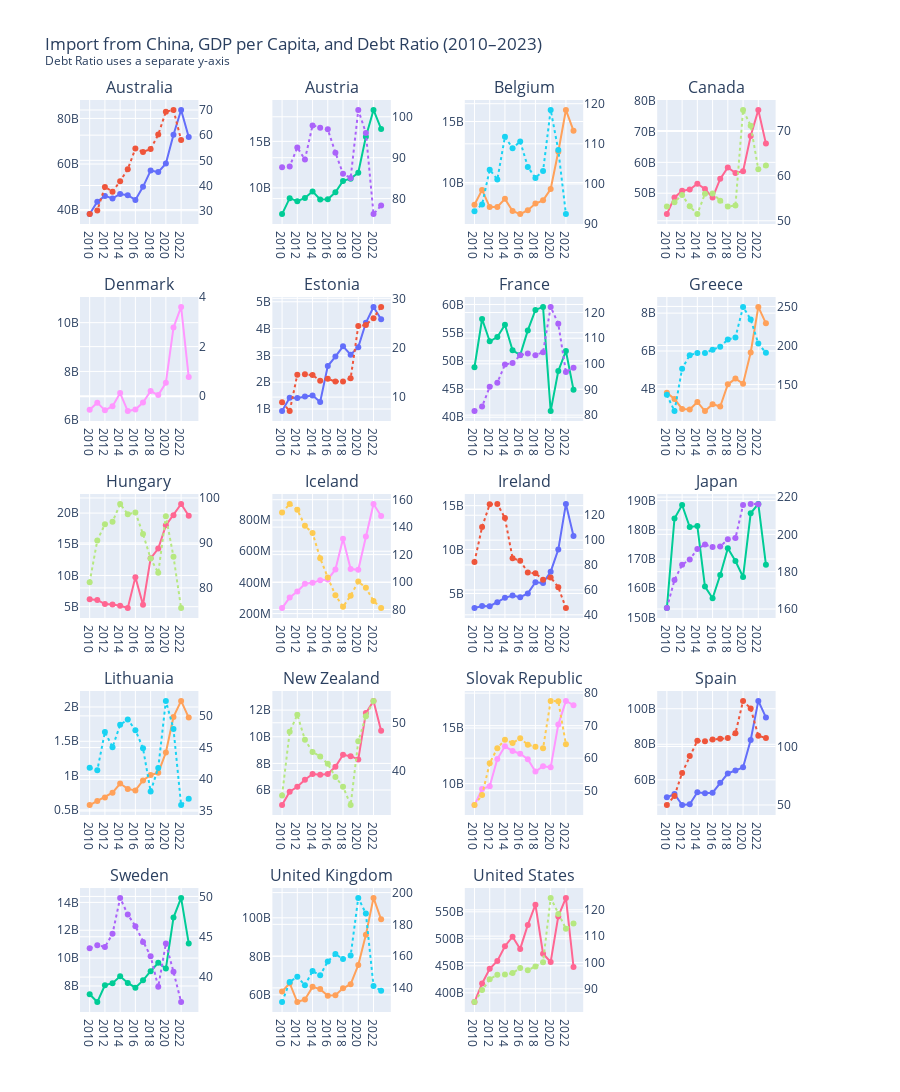

Here is the notebook cell this chart was saved with:
### Markdown cell above
# 2 Plot

### Code cell
# Load from CSV or download fresh data
analyzer = TradeDebtAnalyzer(csv_path='df_final.csv')

# Plot all country-level time series
analyzer.plot()

### Figure 1 — Plotly figure (JSON) as saved in the notebook; plotly's stock layout.template omitted (floating-point values rounded to 4 significant figures)
{"data": [{"hovertemplate": "Australia<br>%{x}<br>Import from China: %{y:,.2f}<extra></extra>", "line": {"dash": "solid"}, "mode": "lines+markers", "name": "Import from China", "type": "scatter", "x": ["2010", "2011", "2012", "2013", "2014", "2015", "2016", "2017", "2018", "2019", "2020", "2021", "2022", "2023"], "xaxis": "x", "y": [38004358372, 43447909794, 45996260698, 44861052377, 46854594144, 46292722371, 44241021648, 49970000000.0, 57100000000.0, 56450000000.0, 60210000000.0, 72860000000.0, 83730000000.0, 71820000000.0], "yaxis": "y"}, {"hovertemplate": "Australia<br>%{x}<br>Debt Ratio (% of GDP): %{y:,.2f}<extra></extra>", "line": {"dash": "dot"}, "mode": "lines+markers", "name": "Debt Ratio (% of GDP)", "type": "scatter", "x": ["2010", "2011", "2012", "2013", "2014", "2015", "2016", "2017", "2018", "2019", "2020", "2021", "2022", "2023"], "xaxis": "x", "y": [28.66, 30.1, 39.44, 37.56, 41.72, 46.48, 54.68, 53.32, 54.5, 60.23, 69.32, 70.01, 58.05, null], "yaxis": "y2"}, {"hovertemplate": "Austria<br>%{x}<br>Import from China: %{y:,.2f}<extra></extra>", "line": {"dash": "solid"}, "mode": "lines+markers", "type": "scatter", "x": ["2010", "2011", "2012", "2013", "2014", "2015", "2016", "2017", "2018", "2019", "2020", "2021", "2022", "2023"], "xaxis": "x2", "y": [7191716699, 8899480099, 8577000000.0, 8928000000.0, 9626000000.0, 8756000000.0, 8780000000.0, 9527000000.0, 10760000000.0, 11000000000.0, 11630000000.0, 15490000000.0, 18370000000.0, 16340000000.0], "yaxis": "y3"}, {"hovertemplate": "Austria<br>%{x}<br>Debt Ratio (% of GDP): %{y:,.2f}<extra></extra>", "line": {"dash": "dot"}, "mode": "lines+markers", "type": "scatter", "x": ["2010", "2011", "2012", "2013", "2014", "2015", "2016", "2017", "2018", "2019", "2020", "2021", "2022", "2023"], "xaxis": "x2", "y": [87.66, 87.87, 92.49, 89.58, 97.89, 97.33, 96.93, 91.23, 86.05, 85.05, 101.7, 96.03, 76.22, 78.34], "yaxis": "y4"}, {"hovertemplate": "Belgium<br>%{x}<br>Import from China: %{y:,.2f}<extra></extra>", "line": {"dash": "solid"}, "mode": "lines+markers", "type": "scatter", "x": ["2010", "2011", "2012", "2013", "2014", "2015", "2016", "2017", "2018", "2019", "2020", "2021", "2022", "2023"], "xaxis": "x3", "y": [8176000000.0, 9396000000.0, 7991000000.0, 7993000000.0, 8662000000.0, 7664000000.0, 7416000000.0, 7739000000.0, 8273000000.0, 8539000000.0, 9467000000.0, 12520000000.0, 15950000000.0, 14240000000.0], "yaxis": "y5"}, {"hovertemplate": "Belgium<br>%{x}<br>Debt Ratio (% of GDP): %{y:,.2f}<extra></extra>", "line": {"dash": "dot"}, "mode": "lines+markers", "type": "scatter", "x": ["2010", "2011", "2012", "2013", "2014", "2015", "2016", "2017", "2018", "2019", "2020", "2021", "2022", "2023"], "xaxis": "x3", "y": [93.18, 94.87, 103.6, 101.1, 111.8, 108.9, 110.6, 104.2, 101.5, 103.2, 118.4, 108.4, 92.48, null], "yaxis": "y6"}, {"hovertemplate": "Canada<br>%{x}<br>Import from China: %{y:,.2f}<extra></extra>", "line": {"dash": "solid"}, "mode": "lines+markers", "type": "scatter", "x": ["2010", "2011", "2012", "2013", "2014", "2015", "2016", "2017", "2018", "2019", "2020", "2021", "2022", "2023"], "xaxis": "x4", "y": [43240159894, 48653536126, 50764771704, 51209844839, 53066195538, 51370000000.0, 48580000000.0, 54650000000.0, 58330000000.0, 56540000000.0, 57130000000.0, 68560000000.0, 76990000000.0, 66080000000.0], "yaxis": "y7"}, {"hovertemplate": "Canada<br>%{x}<br>Debt Ratio (% of GDP): %{y:,.2f}<extra></extra>", "line": {"dash": "dot"}, "mode": "lines+markers", "type": "scatter", "x": ["2010", "2011", "2012", "2013", "2014", "2015", "2016", "2017", "2018", "2019", "2020", "2021", "2022", "2023"], "xaxis": "x4", "y": [53.15, 54.12, 55.73, 53.2, 51.48, 55.99, 56.02, 54.46, 53.15, 53.36, 74.55, 71.07, 61.42, 62.23], "yaxis": "y8"}, {"hovertemplate": "Denmark<br>%{x}<br>Import from China: %{y:,.2f}<extra></extra>", "line": {"dash": "solid"}, "mode": "lines+markers", "type": "scatter", "x": ["2010", "2011", "2012", "2013", "2014", "2015", "2016", "2017", "2018", "2019", "2020", "2021", "2022", "2023"], "xaxis": "x5", "y": [6426366383, 6720217637, 6405169702, 6573974542, 7113521257, 6375315508, 6436000000.0, 6725000000.0, 7198000000.0, 7031000000.0, 7535000000.0, 9800000000.0, 10640000000.0, 7767000000.0], "yaxis": "y9"}, {"hovertemplate": "Denmark<br>%{x}<br>Debt Ratio (% of GDP): %{y:,.2f}<extra></extra>", "line": {"dash": "dot"}, "mode": "lines+markers", "type": "scatter", "x": ["2010", "2011", "2012", "2013", "2014", "2015", "2016", "2017", "2018", "2019", "2020", "2021", "2022", "2023"], "xaxis": "x5", "y": [null, null, null, null, null, null, null, null, null, null, null, null, null, null], "yaxis": "y10"}, {"hovertemplate": "Estonia<br>%{x}<br>Import from China: %{y:,.2f}<extra></extra>", "line": {"dash": "solid"}, "mode": "lines+markers", "type": "scatter", "x": ["2010", "2011", "2012", "2013", "2014", "2015", "2016", "2017", "2018", "2019", "2020", "2021", "2022", "2023"], "xaxis": "x6", "y": [921924050, 1419981000, 1412968586, 1465546691, 1506153282, 1262875980, 2601000000.0, 2953000000.0, 3339000000.0, 3026000000.0, 3306000000.0, 4217000000.0, 4807000000.0, 4344000000.0], "yaxis": "y11"}, {"hovertemplate": "Estonia<br>%{x}<br>Debt Ratio (% of GDP): %{y:,.2f}<extra></extra>", "line": {"dash": "dot"}, "mode": "lines+markers", "type": "scatter", "x": ["2010", "2011", "2012", "2013", "2014", "2015", "2016", "2017", "2018", "2019", "2020", "2021", "2022", "2023"], "xaxis": "x6", "y": [8.966, 7.169, 14.5, 14.63, 14.45, 13.31, 13.71, 13.13, 13.17, 13.81, 24.39, 24.59, 25.98, 28.25], "yaxis": "y12"}, {"hovertemplate": "France<br>%{x}<br>Import from China: %{y:,.2f}<extra></extra>", "line": {"dash": "solid"}, "mode": "lines+markers", "type": "scatter", "x": ["2010", "2011", "2012", "2013", "2014", "2015", "2016", "2017", "2018", "2019", "2020", "2021", "2022", "2023"], "xaxis": "x7", "y": [48872681511, 57431105723, 53458273330, 54221962983, 56416479646, 51871364118, 51032597789, 55400000000.0, 59040000000.0, 59560000000.0, 41100000000.0, 48190000000.0, 51750000000.0, 44860000000.0], "yaxis": "y13"}, {"hovertemplate": "France<br>%{x}<br>Debt Ratio (% of GDP): %{y:,.2f}<extra></extra>", "line": {"dash": "dot"}, "mode": "lines+markers", "type": "scatter", "x": ["2010", "2011", "2012", "2013", "2014", "2015", "2016", "2017", "2018", "2019", "2020", "2021", "2022", "2023"], "xaxis": "x7", "y": [81.58, 83.34, 91.03, 92.63, 99.73, 100.3, 103.3, 104.0, 103.4, 104.5, 122.2, 115.6, 96.78, 98.47], "yaxis": "y14"}, {"hovertemplate": "Greece<br>%{x}<br>Import from China: %{y:,.2f}<extra></extra>", "line": {"dash": "solid"}, "mode": "lines+markers", "type": "scatter", "x": ["2010", "2011", "2012", "2013", "2014", "2015", "2016", "2017", "2018", "2019", "2020", "2021", "2022", "2023"], "xaxis": "x8", "y": [3797414605, 3467938901, 2944646704, 2914166574, 3313757754, 2831346469, 3194687236, 3071000000.0, 4241000000.0, 4546000000.0, 4275000000.0, 5925000000.0, 8327000000.0, 7461000000.0], "yaxis": "y15"}, {"hovertemplate": "Greece<br>%{x}<br>Debt Ratio (% of GDP): %{y:,.2f}<extra></extra>", "line": {"dash": "dot"}, "mode": "lines+markers", "type": "scatter", "x": ["2010", "2011", "2012", "2013", "2014", "2015", "2016", "2017", "2018", "2019", "2020", "2021", "2022", "2023"], "xaxis": "x8", "y": [136.9, 116.1, 170.3, 187.6, 190.6, 190.3, 194.7, 198.5, 207.7, 210.4, 249.4, 233.4, 202.5, 190.6], "yaxis": "y16"}, {"hovertemplate": "Hungary<br>%{x}<br>Import from China: %{y:,.2f}<extra></extra>", "line": {"dash": "solid"}, "mode": "lines+markers", "type": "scatter", "x": ["2010", "2011", "2012", "2013", "2014", "2015", "2016", "2017", "2018", "2019", "2020", "2021", "2022", "2023"], "xaxis": "x9", "y": [6173901000, 6079151000, 5412282799, 5360437378, 5140096968, 4776876860, 9733931260, 5291299783, 12754696524, 14315795000, 18034120756, 19650807462, 21467127614, 19578500108], "yaxis": "y17"}, {"hovertemplate": "Hungary<br>%{x}<br>Debt Ratio (% of GDP): %{y:,.2f}<extra></extra>", "line": {"dash": "dot"}, "mode": "lines+markers", "type": "scatter", "x": ["2010", "2011", "2012", "2013", "2014", "2015", "2016", "2017", "2018", "2019", "2020", "2021", "2022", "2023"], "xaxis": "x9", "y": [81.28, 90.56, 94.15, 94.73, 98.67, 96.4, 96.78, 91.99, 86.53, 83.37, 95.94, 86.92, 75.53, null], "yaxis": "y18"}, {"hovertemplate": "Iceland<br>%{x}<br>Import from China: %{y:,.2f}<extra></extra>", "line": {"dash": "solid"}, "mode": "lines+markers", "type": "scatter", "x": ["2010", "2011", "2012", "2013", "2014", "2015", "2016", "2017", "2018", "2019", "2020", "2021", "2022", "2023"], "xaxis": "x10", "y": [235665462, 303031245, 341502602, 391969275, 397510600, 414334776, 419223668, 483200000.0, 680300000.0, 485700000.0, 480800000.0, 694900000.0, 903500000.0, 826600000.0], "yaxis": "y19"}, {"hovertemplate": "Iceland<br>%{x}<br>Debt Ratio (% of GDP): %{y:,.2f}<extra></extra>", "line": {"dash": "dot"}, "mode": "lines+markers", "type": "scatter", "x": ["2010", "2011", "2012", "2013", "2014", "2015", "2016", "2017", "2018", "2019", "2020", "2021", "2022", "2023"], "xaxis": "x10", "y": [150.6, 156.9, 152.7, 141.0, 135.8, 117.4, 103.4, 90.44, 81.96, 90.11, 100.3, 95.82, 86.29, 81.06], "yaxis": "y20"}, {"hovertemplate": "Ireland<br>%{x}<br>Import from China: %{y:,.2f}<extra></extra>", "line": {"dash": "solid"}, "mode": "lines+markers", "type": "scatter", "x": ["2010", "2011", "2012", "2013", "2014", "2015", "2016", "2017", "2018", "2019", "2020", "2021", "2022", "2023"], "xaxis": "x11", "y": [3337000000.0, 3578000000.0, 3548000000.0, 3998000000.0, 4500000000.0, 4766000000.0, 4582000000.0, 5005000000.0, 6276000000.0, 6186000000.0, 7478000000.0, 9997000000.0, 15190000000.0, 11550000000.0], "yaxis": "y21"}, {"hovertemplate": "Ireland<br>%{x}<br>Debt Ratio (% of GDP): %{y:,.2f}<extra></extra>", "line": {"dash": "dot"}, "mode": "lines+markers", "type": "scatter", "x": ["2010", "2011", "2012", "2013", "2014", "2015", "2016", "2017", "2018", "2019", "2020", "2021", "2022", "2023"], "xaxis": "x11", "y": [82.47, 110.6, 128.8, 129.1, 117.8, 85.46, 83.49, 73.99, 73.35, 68.21, 70.0, 62.17, 45.4, null], "yaxis": "y22"}, {"hovertemplate": "Japan<br>%{x}<br>Import from China: %{y:,.2f}<extra></extra>", "line": {"dash": "solid"}, "mode": "lines+markers", "type": "scatter", "x": ["2010", "2011", "2012", "2013", "2014", "2015", "2016", "2017", "2018", "2019", "2020", "2021", "2022", "2023"], "xaxis": "x12", "y": [153203233770, 183882189759, 188500370264, 180977514211, 181294159255, 160559698699, 156552583048, 164500000000.0, 173700000000.0, 169300000000.0, 163900000000.0, 185700000000.0, 188900000000.0, 168100000000.0], "yaxis": "y23"}, {"hovertemplate": "Japan<br>%{x}<br>Debt Ratio (% of GDP): %{y:,.2f}<extra></extra>", "line": {"dash": "dot"}, "mode": "lines+markers", "type": "scatter", "x": ["2010", "2011", "2012", "2013", "2014", "2015", "2016", "2017", "2018", "2019", "2020", "2021", "2022", "2023"], "xaxis": "x12", "y": [160.5, 175.6, 183.7, 186.6, 192.1, 194.6, 193.2, 193.5, 197.3, 198.0, 215.8, 216.3, 216.2, null], "yaxis": "y24"}, {"hovertemplate": "Lithuania<br>%{x}<br>Import from China: %{y:,.2f}<extra></extra>", "line": {"dash": "solid"}, "mode": "lines+markers", "type": "scatter", "x": ["2010", "2011", "2012", "2013", "2014", "2015", "2016", "2017", "2018", "2019", "2020", "2021", "2022", "2023"], "xaxis": "x13", "y": [570238922, 628314685, 681588094, 750783908, 884211851, 806015898, 784300000.0, 929400000.0, 1009313530, 1039963804, 1336895926, 1855000000.0, 2088639733, 1845974137], "yaxis": "y25"}, {"hovertemplate": "Lithuania<br>%{x}<br>Debt Ratio (% of GDP): %{y:,.2f}<extra></extra>", "line": {"dash": "dot"}, "mode": "lines+markers", "type": "scatter", "x": ["2010", "2011", "2012", "2013", "2014", "2015", "2016", "2017", "2018", "2019", "2020", "2021", "2022", "2023"], "xaxis": "x13", "y": [41.8, 41.41, 47.46, 45.07, 48.58, 49.44, 47.75, 44.89, 38.08, 41.8, 52.36, 47.94, 35.94, 36.93], "yaxis": "y26"}, {"hovertemplate": "New Zealand<br>%{x}<br>Import from China: %{y:,.2f}<extra></extra>", "line": {"dash": "solid"}, "mode": "lines+markers", "type": "scatter", "x": ["2010", "2011", "2012", "2013", "2014", "2015", "2016", "2017", "2018", "2019", "2020", "2021", "2022", "2023"], "xaxis": "x14", "y": [4872000000.0, 5877000000.0, 6249000000.0, 6771000000.0, 7199000000.0, 7146000000.0, 7203000000.0, 7748000000.0, 8643000000.0, 8543000000.0, 8296000000.0, 11770000000.0, 12690000000.0, 10460000000.0], "yaxis": "y27"}, {"hovertemplate": "New Zealand<br>%{x}<br>Debt Ratio (% of GDP): %{y:,.2f}<extra></extra>", "line": {"dash": "dot"}, "mode": "lines+markers", "type": "scatter", "x": ["2010", "2011", "2012", "2013", "2014", "2015", "2016", "2017", "2018", "2019", "2020", "2021", "2022", "2023"], "xaxis": "x14", "y": [34.81, 48.14, 51.66, 46.45, 43.91, 42.93, 41.4, 38.66, 36.63, 32.79, 46.12, 51.37, 54.57, null], "yaxis": "y28"}, {"hovertemplate": "Slovak Republic<br>%{x}<br>Import from China: %{y:,.2f}<extra></extra>", "line": {"dash": "solid"}, "mode": "lines+markers", "type": "scatter", "x": ["2010", "2011", "2012", "2013", "2014", "2015", "2016", "2017", "2018", "2019", "2020", "2021", "2022", "2023"], "xaxis": "x15", "y": [8068000000.0, 9515000000.0, 9763000000.0, 12220000000.0, 13360000000.0, 12940000000.0, 12690000000.0, 12200000000.0, 11090000000.0, 11570000000.0, 11470000000.0, 15310000000.0, 17450000000.0, 17060000000.0], "yaxis": "y29"}, {"hovertemplate": "Slovak Republic<br>%{x}<br>Debt Ratio (% of GDP): %{y:,.2f}<extra></extra>", "line": {"dash": "dot"}, "mode": "lines+markers", "type": "scatter", "x": ["2010", "2011", "2012", "2013", "2014", "2015", "2016", "2017", "2018", "2019", "2020", "2021", "2022", "2023"], "xaxis": "x15", "y": [45.59, 48.69, 58.43, 63.08, 65.7, 64.63, 66.13, 64.13, 63.5, 63.03, 77.6, 77.52, 64.32, null], "yaxis": "y30"}, {"hovertemplate": "Spain<br>%{x}<br>Import from China: %{y:,.2f}<extra></extra>", "line": {"dash": "solid"}, "mode": "lines+markers", "type": "scatter", "x": ["2010", "2011", "2012", "2013", "2014", "2015", "2016", "2017", "2018", "2019", "2020", "2021", "2022", "2023"], "xaxis": "x16", "y": [50140000000.0, 52040000000.0, 45800000000.0, 46270000000.0, 52970000000.0, 52490000000.0, 52760000000.0, 58360000000.0, 63590000000.0, 65280000000.0, 67020000000.0, 82400000000.0, 104400000000.0, 95110000000.0], "yaxis": "y31"}, {"hovertemplate": "Spain<br>%{x}<br>Debt Ratio (% of GDP): %{y:,.2f}<extra></extra>", "line": {"dash": "dot"}, "mode": "lines+markers", "type": "scatter", "x": ["2010", "2011", "2012", "2013", "2014", "2015", "2016", "2017", "2018", "2019", "2020", "2021", "2022", "2023"], "xaxis": "x16", "y": [49.96, 57.79, 77.45, 91.87, 104.9, 104.5, 106.0, 106.6, 107.2, 111.3, 139.0, 132.5, 109.2, 107.3], "yaxis": "y32"}, {"hovertemplate": "Sweden<br>%{x}<br>Import from China: %{y:,.2f}<extra></extra>", "line": {"dash": "solid"}, "mode": "lines+markers", "type": "scatter", "x": ["2010", "2011", "2012", "2013", "2014", "2015", "2016", "2017", "2018", "2019", "2020", "2021", "2022", "2023"], "xaxis": "x17", "y": [7407657439, 6845032635, 8053000000.0, 8197000000.0, 8695000000.0, 8216000000.0, 7877000000.0, 8402000000.0, 9059000000.0, 9666000000.0, 9248000000.0, 12910000000.0, 14320000000.0, 11050000000.0], "yaxis": "y33"}, {"hovertemplate": "Sweden<br>%{x}<br>Debt Ratio (% of GDP): %{y:,.2f}<extra></extra>", "line": {"dash": "dot"}, "mode": "lines+markers", "type": "scatter", "x": ["2010", "2011", "2012", "2013", "2014", "2015", "2016", "2017", "2018", "2019", "2020", "2021", "2022", "2023"], "xaxis": "x17", "y": [43.57, 43.96, 43.73, 45.38, 49.82, 47.76, 46.32, 44.35, 42.58, 38.79, 44.18, 40.66, 36.91, null], "yaxis": "y34"}, {"hovertemplate": "United Kingdom<br>%{x}<br>Import from China: %{y:,.2f}<extra></extra>", "line": {"dash": "solid"}, "mode": "lines+markers", "type": "scatter", "x": ["2010", "2011", "2012", "2013", "2014", "2015", "2016", "2017", "2018", "2019", "2020", "2021", "2022", "2023"], "xaxis": "x18", "y": [61733671529, 66039713607, 56267400219, 57587864581, 64147253698, 62979613764, 59575883133, 59860000000.0, 63390000000.0, 65530000000.0, 75480000000.0, 91160000000.0, 110300000000.0, 99220000000.0], "yaxis": "y35"}, {"hovertemplate": "United Kingdom<br>%{x}<br>Debt Ratio (% of GDP): %{y:,.2f}<extra></extra>", "line": {"dash": "dot"}, "mode": "lines+markers", "type": "scatter", "x": ["2010", "2011", "2012", "2013", "2014", "2015", "2016", "2017", "2018", "2019", "2020", "2021", "2022", "2023"], "xaxis": "x18", "y": [131.1, 143.8, 147.1, 141.6, 150.6, 147.9, 156.6, 161.3, 158.2, 160.3, 196.6, 186.8, 141.2, 138.2], "yaxis": "y36"}, {"hovertemplate": "United States<br>%{x}<br>Import from China: %{y:,.2f}<extra></extra>", "line": {"dash": "solid"}, "mode": "lines+markers", "type": "scatter", "x": ["2010", "2011", "2012", "2013", "2014", "2015", "2016", "2017", "2018", "2019", "2020", "2021", "2022", "2023"], "xaxis": "x19", "y": [382964820324, 417340261542, 444386003526, 459107864232, 486296238006, 504028116963, 481310447998, 525764714470, 563203119540, 472464913744, 457164215509, 541531352242, 575688091172, 448017376384], "yaxis": "y37"}, {"hovertemplate": "United States<br>%{x}<br>Debt Ratio (% of GDP): %{y:,.2f}<extra></extra>", "line": {"dash": "dot"}, "mode": "lines+markers", "type": "scatter", "x": ["2010", "2011", "2012", "2013", "2014", "2015", "2016", "2017", "2018", "2019", "2020", "2021", "2022", "2023"], "xaxis": "x19", "y": [84.96, 89.55, 93.65, 95.32, 95.45, 95.96, 97.93, 97.02, 98.45, 100.1, 124.5, 118.4, 112.8, 114.8], "yaxis": "y38"}], "layout": {"annotations": [{"font": {"size": 16}, "showarrow": false, "text": "Australia", "x": 0.08, "xanchor": "center", "xref": "paper", "y": 1.0, "yanchor": "bottom", "yref": "paper"}, {"font": {"size": 16}, "showarrow": false, "text": "Austria", "x": 0.34, "xanchor": "center", "xref": "paper", "y": 1.0, "yanchor": "bottom", "yref": "paper"}, {"font": {"size": 16}, "showarrow": false, "text": "Belgium", "x": 0.6, "xanchor": "center", "xref": "paper", "y": 1.0, "yanchor": "bottom", "yref": "paper"}, {"font": {"size": 16}, "showarrow": false, "text": "Canada", "x": 0.86, "xanchor": "center", "xref": "paper", "y": 1.0, "yanchor": "bottom", "yref": "paper"}, {"font": {"size": 16}, "showarrow": false, "text": "Denmark", "x": 0.08, "xanchor": "center", "xref": "paper", "y": 0.784, "yanchor": "bottom", "yref": "paper"}, {"font": {"size": 16}, "showarrow": false, "text": "Estonia", "x": 0.34, "xanchor": "center", "xref": "paper", "y": 0.784, "yanchor": "bottom", "yref": "paper"}, {"font": {"size": 16}, "showarrow": false, "text": "France", "x": 0.6, "xanchor": "center", "xref": "paper", "y": 0.784, "yanchor": "bottom", "yref": "paper"}, {"font": {"size": 16}, "showarrow": false, "text": "Greece", "x": 0.86, "xanchor": "center", "xref": "paper", "y": 0.784, "yanchor": "bottom", "yref": "paper"}, {"font": {"size": 16}, "showarrow": false, "text": "Hungary", "x": 0.08, "xanchor": "center", "xref": "paper", "y": 0.568, "yanchor": "bottom", "yref": "paper"}, {"font": {"size": 16}, "showarrow": false, "text": "Iceland", "x": 0.34, "xanchor": "center", "xref": "paper", "y": 0.568, "yanchor": "bottom", "yref": "paper"}, {"font": {"size": 16}, "showarrow": false, "text": "Ireland", "x": 0.6, "xanchor": "center", "xref": "paper", "y": 0.568, "yanchor": "bottom", "yref": "paper"}, {"font": {"size": 16}, "showarrow": false, "text": "Japan", "x": 0.86, "xanchor": "center", "xref": "paper", "y": 0.568, "yanchor": "bottom", "yref": "paper"}, {"font": {"size": 16}, "showarrow": false, "text": "Lithuania", "x": 0.08, "xanchor": "center", "xref": "paper", "y": 0.352, "yanchor": "bottom", "yref": "paper"}, {"font": {"size": 16}, "showarrow": false, "text": "New Zealand", "x": 0.34, "xanchor": "center", "xref": "paper", "y": 0.352, "yanchor": "bottom", "yref": "paper"}, {"font": {"size": 16}, "showarrow": false, "text": "Slovak Republic", "x": 0.6, "xanchor": "center", "xref": "paper", "y": 0.352, "yanchor": "bottom", "yref": "paper"}, {"font": {"size": 16}, "showarrow": false, "text": "Spain", "x": 0.86, "xanchor": "center", "xref": "paper", "y": 0.352, "yanchor": "bottom", "yref": "paper"}, {"font": {"size": 16}, "showarrow": false, "text": "Sweden", "x": 0.08, "xanchor": "center", "xref": "paper", "y": 0.136, "yanchor": "bottom", "yref": "paper"}, {"font": {"size": 16}, "showarrow": false, "text": "United Kingdom", "x": 0.34, "xanchor": "center", "xref": "paper", "y": 0.136, "yanchor": "bottom", "yref": "paper"}, {"font": {"size": 16}, "showarrow": false, "text": "United States", "x": 0.6, "xanchor": "center", "xref": "paper", "y": 0.136, "yanchor": "bottom", "yref": "paper"}], "height": 1500, "showlegend": false, "title": {"text": "Import from China, GDP per Capita, and Debt Ratio (2010–2023)<br><sup>Debt Ratio uses a separate y-axis</sup>"}, "xaxis": {"anchor": "y", "domain": [0, 0.16], "type": "category"}, "xaxis10": {"anchor": "y19", "domain": [0.26, 0.42], "type": "category"}, "xaxis11": {"anchor": "y21", "domain": [0.52, 0.68], "type": "category"}, "xaxis12": {"anchor": "y23", "domain": [0.78, 0.94], "type": "category"}, "xaxis13": {"anchor": "y25", "domain": [0, 0.16], "type": "category"}, "xaxis14": {"anchor": "y27", "domain": [0.26, 0.42], "type": "category"}, "xaxis15": {"anchor": "y29", "domain": [0.52, 0.68], "type": "category"}, "xaxis16": {"anchor": "y31", "domain": [0.78, 0.94], "type": "category"}, "xaxis17": {"anchor": "y33", "domain": [0, 0.16], "type": "category"}, "xaxis18": {"anchor": "y35", "domain": [0.26, 0.42], "type": "category"}, "xaxis19": {"anchor": "y37", "domain": [0.52, 0.68], "type": "category"}, "xaxis2": {"anchor": "y3", "domain": [0.26, 0.42], "type": "category"}, "xaxis20": {"anchor": "y39", "domain": [0.78, 0.94], "type": "category"}, "xaxis3": {"anchor": "y5", "domain": [0.52, 0.68], "type": "category"}, "xaxis4": {"anchor": "y7", "domain": [0.78, 0.94], "type": "category"}, "xaxis5": {"anchor": "y9", "domain": [0, 0.16], "type": "category"}, "xaxis6": {"anchor": "y11", "domain": [0.26, 0.42], "type": "category"}, "xaxis7": {"anchor": "y13", "domain": [0.52, 0.68], "type": "category"}, "xaxis8": {"anchor": "y15", "domain": [0.78, 0.94], "type": "category"}, "xaxis9": {"anchor": "y17", "domain": [0, 0.16], "type": "category"}, "yaxis": {"anchor": "x", "domain": [0.864, 1.0]}, "yaxis10": {"anchor": "x5", "overlaying": "y9", "side": "right"}, "yaxis11": {"anchor": "x6", "domain": [0.648, 0.784]}, "yaxis12": {"anchor": "x6", "overlaying": "y11", "side": "right"}, "yaxis13": {"anchor": "x7", "domain": [0.648, 0.784]}, "yaxis14": {"anchor": "x7", "overlaying": "y13", "side": "right"}, "yaxis15": {"anchor": "x8", "domain": [0.648, 0.784]}, "yaxis16": {"anchor": "x8", "overlaying": "y15", "side": "right"}, "yaxis17": {"anchor": "x9", "domain": [0.432, 0.568]}, "yaxis18": {"anchor": "x9", "overlaying": "y17", "side": "right"}, "yaxis19": {"anchor": "x10", "domain": [0.432, 0.568]}, "yaxis2": {"anchor": "x", "overlaying": "y", "side": "right"}, "yaxis20": {"anchor": "x10", "overlaying": "y19", "side": "right"}, "yaxis21": {"anchor": "x11", "domain": [0.432, 0.568]}, "yaxis22": {"anchor": "x11", "overlaying": "y21", "side": "right"}, "yaxis23": {"anchor": "x12", "domain": [0.432, 0.568]}, "yaxis24": {"anchor": "x12", "overlaying": "y23", "side": "right"}, "yaxis25": {"anchor": "x13", "domain": [0.216, 0.352]}, "yaxis26": {"anchor": "x13", "overlaying": "y25", "side": "right"}, "yaxis27": {"anchor": "x14", "domain": [0.216, 0.352]}, "yaxis28": {"anchor": "x14", "overlaying": "y27", "side": "right"}, "yaxis29": {"anchor": "x15", "domain": [0.216, 0.352]}, "yaxis3": {"anchor": "x2", "domain": [0.864, 1.0]}, "yaxis30": {"anchor": "x15", "overlaying": "y29", "side": "right"}, "yaxis31": {"anchor": "x16", "domain": [0.216, 0.352]}, "yaxis32": {"anchor": "x16", "overlaying": "y31", "side": "right"}, "yaxis33": {"anchor": "x17", "domain": [0, 0.136]}, "yaxis34": {"anchor": "x17", "overlaying": "y33", "side": "right"}, "yaxis35": {"anchor": "x18", "domain": [0, 0.136]}, "yaxis36": {"anchor": "x18", "overlaying": "y35", "side": "right"}, "yaxis37": {"anchor": "x19", "domain": [0, 0.136]}, "yaxis38": {"anchor": "x19", "overlaying": "y37", "side": "right"}, "yaxis39": {"anchor": "x20", "domain": [0, 0.136]}, "yaxis4": {"anchor": "x2", "overlaying": "y3", "side": "right"}, "yaxis40": {"anchor": "x20", "overlaying": "y39", "side": "right"}, "yaxis5": {"anchor": "x3", "domain": [0.864, 1.0]}, "yaxis6": {"anchor": "x3", "overlaying": "y5", "side": "right"}, "yaxis7": {"anchor": "x4", "domain": [0.864, 1.0]}, "yaxis8": {"anchor": "x4", "overlaying": "y7", "side": "right"}, "yaxis9": {"anchor": "x5", "domain": [0.648, 0.784]}}}
